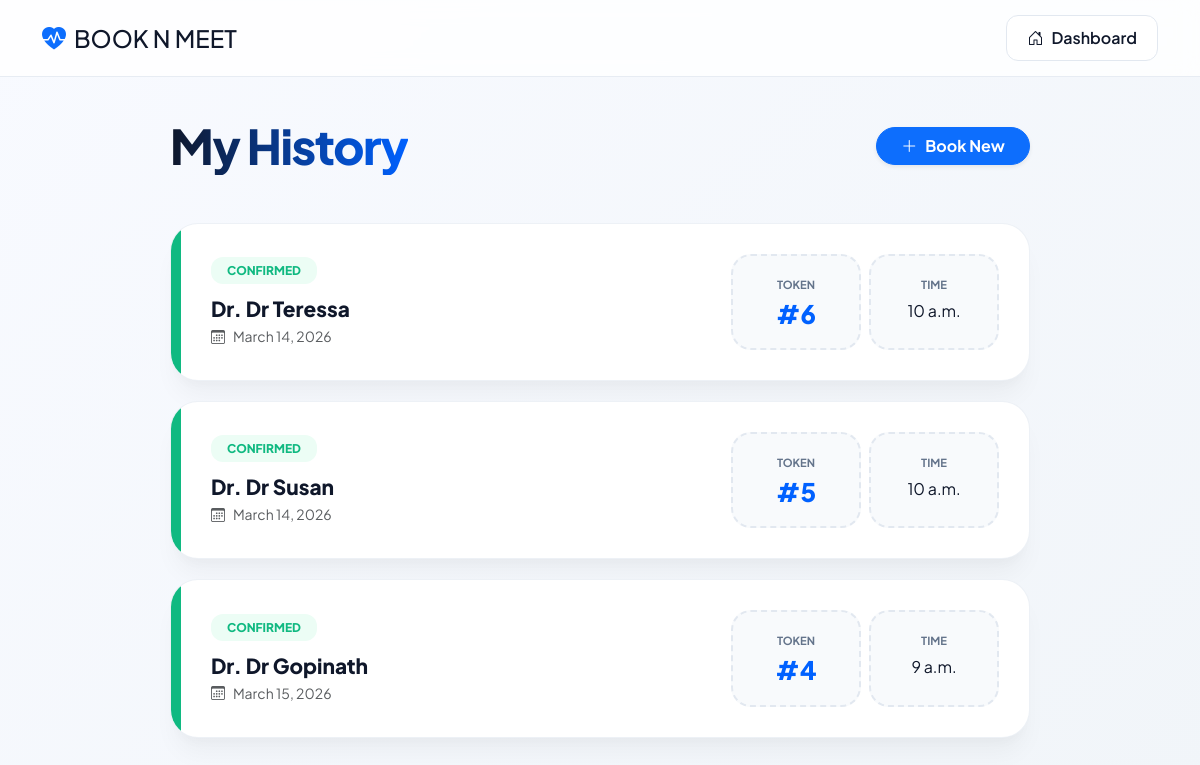
The app's page /booking-history/ (signed in) with its own data.
### new_app/models.py (models this page shows, shortened)
class Booking(models.Model):
    STATUS_CHOICES =(
    ('pending' , 'Pending'),
    ('Approved' , 'Approved'),
    ('Rejected' , 'Rejected'),
    )
    patient = models.ForeignKey(Patient, on_delete=models.CASCADE)
    doctor = models.ForeignKey(Doctor, on_delete=models.CASCADE)
    schedule = models.ForeignKey(Schedule, on_delete=models.CASCADE)
    status = models.CharField(max_length=20, choices=STATUS_CHOICES)
    created_at = models.DateTimeField(auto_now_add=True)

class Doctor(models.Model):
    reg_user = models.OneToOneField(Register, on_delete=models.CASCADE, related_name='doctor_profile')
    doctor_name = models.CharField(max_length=50)
    specialization = models.CharField(max_length=100)
    email = models.EmailField()
    image = models.ImageField(upload_to='doctors/')

class Schedule(models.Model):
    doctor = models.ForeignKey(Doctor, on_delete=models.CASCADE)
    date = models.DateField()
    start_time = models.TimeField()
    end_time = models.TimeField()
    max_tokens = models.IntegerField(default=20)

### new_app/patient_views.py (the view)
# urls.py: path('booking-history/', patient_views.patient_booking_history, name='patient_view_bookings'),
@login_required(login_url='login_view')
def patient_booking_history(request):
    patient = Patient.objects.get(reg_user=request.user)
    bookings = Booking.objects.filter(patient=patient).order_by('-created_at')
    return render(request, 'patient/booking_history.html', {
        'bookings': bookings
    })

### templates/patient/booking_history.html (shortened to what this page needs)
<!DOCTYPE html>
<html lang="en">
<head>
    <link href="https://cdn.jsdelivr.net/npm/bootstrap@5.3.2/dist/css/bootstrap.min.css" rel="stylesheet">
    <link rel="stylesheet" href="https://cdn.jsdelivr.net/npm/bootstrap-icons@1.11.1/font/bootstrap-icons.css">
</head>
<body>
<nav class="glass-nav">
    <div class="container d-flex justify-content-between align-items-center">
        <h4 class="fw-800 mb-0"><i class="bi bi-heart-pulse-fill text-primary me-2"></i>BOOK N MEET</h4>
        <a href="{% url 'patient_viewbase' %}" class="dashboard-btn">
            <i class="bi bi-house-door me-2"></i>Dashboard
        </a>
    </div>
</nav>
<div class="history-wrapper pb-5">
    <div class="d-flex justify-content-between align-items-center mb-5">
        <h1 class="section-header display-5 mb-0">My History</h1>
        <a href="{% url 'doctor_view' %}" class="btn btn-primary rounded-pill px-4 fw-bold shadow-sm">
            <i class="bi bi-plus-lg me-2"></i>Book New
        </a>
    </div>
    {% for b in bookings %}
    <div class="booking-card">
        <div class="status-strip
            {% if b.status == 'Approved' or b.status == 'Confirmed' %}strip-confirmed
            {% elif b.status == 'Rejected' %}strip-rejected
            {% else %}strip-pending{% endif %}">
        </div>
        <div class="card-content">
            <div class="row align-items-center">
                <div class="col-md-6">
                    <span class="status-badge
                        {% if b.status == 'Approved' or b.status == 'Confirmed' %}badge-confirmed
                        {% elif b.status == 'Rejected' %}badge-rejected
                        {% else %}badge-pending{% endif %}">
                        {{ b.status }}
                    </span>
                    <h4 class="doctor-name mt-3 mb-1">Dr. {{ b.doctor.doctor_name }}</h4>
                    <div class="text-muted small">
                        <i class="bi bi-calendar3 me-2"></i>{{ b.schedule.date|date:"F d, Y" }}
                    </div>
                </div>
                <div class="col-md-6 d-flex justify-content-md-end mt-4 mt-md-0">
                    {% if b.status == 'Approved' or b.status == 'Confirmed' %}
                        <div class="d-flex gap-2">
                            <div class="token-box">
                                <span class="time-label">Token</span>
                                <span class="token-number">#{{ b.id }}</span>
                            </div>
                            <div class="token-box">
                                <span class="time-label">Time</span>
                                <span class="fw-800 d-block mt-1">{{ b.schedule.start_time }}</span>
                            </div>
                        </div>
                    {% elif b.status == 'Rejected' %}
                        <div class="text-end">
                            <span class="text-danger fw-bold d-block"><i class="bi bi-x-circle me-1"></i> Declined</span>
                            <small class="text-muted">Slot no longer available</small>
                        </div>
                    {% else %}
                        <div class="text-end">
                            <span class="text-warning fw-bold d-block"><i class="bi bi-clock-history me-1"></i> Pending</span>
                            <small class="text-muted">Admin review in progress</small>
                        </div>
                    {% endif %}
                </div>
            </div>
        </div>
    </div>
    {% empty %}
    <div class="text-center py-5 bg-white rounded-5 shadow-sm border">
        <i class="bi bi-calendar2-x display-1 text-muted opacity-25"></i>
        <h4 class="mt-4 fw-bold">No History Found</h4>
        <p class="text-muted">You haven't booked any appointments yet.</p>
    </div>
    {% endfor %}
</div>
</body>
</html>

### templates/patient/booking_history.html (style rules this page uses)
:root { --primary: #0061ff; --text-dark: #0f172a; --text-muted: #64748b; --bg-gradient: linear-gradient(135deg, #f8faff 0%, #f1f5f9 100%); --status-green: #10b981; --status-orange: #f59e0b; --status-red: #ef4444; --card-shadow: 0 20px 25px -5px rgba(0, 0, 0, 0.04), 0 10px 10px -5px rgba(0, 0, 0, 0.02); }
body { background: var(--bg-gradient); font-family: 'Plus Jakarta Sans', sans-serif; color: var(--text-dark); min-height: 100vh; }
.glass-nav { background: rgba(255, 255, 255, 0.8); backdrop-filter: blur(10px); border-bottom: 1px solid rgba(226, 232, 240, 0.8); position: sticky; top: 0; z-index: 1000; padding: 15px 0; margin-bottom: 40px; }
.dashboard-btn { background: white; border: 1px solid #e2e8f0; color: var(--text-dark); font-weight: 600; border-radius: 12px; padding: 10px 20px; transition: 0.3s; text-decoration: none; }
.history-wrapper { max-width: 900px; margin: 0 auto; padding: 0 20px; }
.section-header { font-weight: 800; letter-spacing: -1.5px; background: linear-gradient(90deg, #0f172a, #0061ff); -webkit-background-clip: text; -webkit-text-fill-color: transparent; }
.booking-card { background: #ffffff; border-radius: 28px; border: 1px solid rgba(226, 232, 240, 0.6); margin-bottom: 20px; transition: all 0.3s ease; overflow: hidden; display: flex; box-shadow: var(--card-shadow); }
.status-strip { width: 10px; height: auto; }
.strip-confirmed { background: var(--status-green); }
.card-content { padding: 30px; width: 100%; }
.status-badge { font-size: 0.75rem; padding: 6px 16px; border-radius: 12px; font-weight: 800; text-transform: uppercase; }
.badge-confirmed { background: #ecfdf5; color: var(--status-green); }
.token-box { background: #f8fafc; border: 2px dashed #e2e8f0; border-radius: 20px; padding: 15px 20px; text-align: center; min-width: 130px; }
.token-number { font-size: 1.6rem; font-weight: 800; color: var(--primary); display: block; }
.time-label { font-size: 0.7rem; font-weight: 700; color: var(--text-muted); text-transform: uppercase; }
.doctor-name { font-weight: 800; font-size: 1.3rem; }

### records on screen
Booking: status "CONFIRMED", doctor.doctor_name "Dr Teressa", schedule "March 14, 2026", id "6", schedule.start_time "10 a.m."
Booking: status "CONFIRMED", doctor.doctor_name "Dr Susan", schedule "March 14, 2026", id "5", schedule.start_time "10 a.m."
Booking: status "CONFIRMED", doctor.doctor_name "Dr Gopinath", schedule "March 15, 2026", id "4", schedule.start_time "9 a.m."
